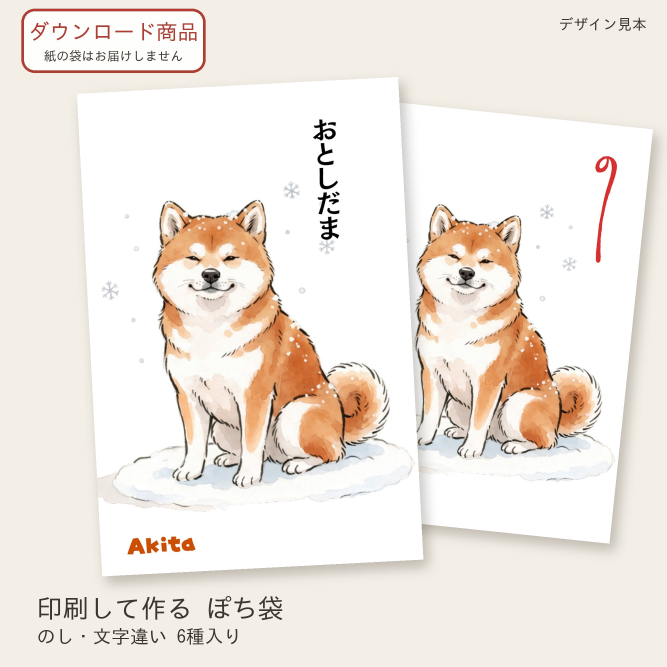
#> input picture shop/listing_akita_1.jpg, 2000 x 2000 px, given in place of 140.jpg, which was not available (shown at 1/3 size)
$ python make_maltipoo_images.py
#> lines starting #> are read from the running program, lines starting #| are printed output that depends on the picture; after the words box and inside, x2 and y2 are one past the last pixel; in counts of white or black regions, pixels touching at a corner belong together; pictures that were not available may be replaced by others from this repository, and a replacement may not be noted
### shop/make_listing_variants.py
"""商品画像: 6種類(のしのみ・おとしだま・ありがとう・おめでとう・こころばかり・無地)を並べる。
Canvaの画面のスクリーンショットから、左の袋の表だけを切り出す。"""
from pathlib import Path
import numpy as np
from PIL import Image, ImageDraw, ImageFilter, ImageFont

ROOT = Path(__file__).parent
D = Path("/tmp/claude-0/-home-user-my-first-repo/02cb9a5c-e2c2-5947-887e-aad52a1618eb/images")
FONT = "/usr/share/fonts/opentype/ipafont-gothic/ipag.ttf"
BG, INK = (244, 239, 230), (60, 52, 48)
S = 2000
ITEMS = [("78.jpg", "のしのみ"), ("81.jpg", "おとしだま"), ("79.jpg", "ありがとう"),
         ("80.jpg", "おめでとう"), ("76.jpg", "こころばかり"), ("77.jpg", "無地(手書き用)")]


def front(path):
    im = Image.open(path).convert("RGB")
    a = np.asarray(im).astype(int)
    g = (a.max(axis=2) < 200) & (a.min(axis=2) > 80) & ((a.max(axis=2) - a.min(axis=2)) < 25)
    H, W = g.shape
    best = (0, 0, 0)
    for y in range(int(H * 0.03), int(H * 0.4)):
        xs = np.nonzero(g[y, : W // 2])[0]
        if len(xs) < 100:
            continue
        r = max(np.split(xs, np.nonzero(np.diff(xs) > 3)[0] + 1), key=len)
        if len(r) > best[0]:
            best = (len(r), y, r[0])
    L, y, x = best
    k = L / 52.0
    x0, y0 = x - 6 * k, y + 20 * k
    pad = 1.2 * k  # 折り目の線を入れない
    return im.crop((int(x0 + pad), int(y0 + pad), int(x0 + 64 * k - pad), int(y0 + 95 * k - pad)))


# [19 lines left out: function main, not called in this run]


# [3 lines that do not run on import are left out]

### shop/make_maltipoo_images.py
"""マルプーの商品画像(1枚目のデザイン見本)。"""
from pathlib import Path
from PIL import Image, ImageDraw, ImageFilter, ImageFont
import sys
sys.path.insert(0, str(Path(__file__).parent))
import make_listing_variants as mv

ROOT = Path(__file__).parent
BG, INK = (244, 239, 230), (60, 52, 48)
FONT = "/usr/share/fonts/opentype/ipafont-gothic/ipag.ttf"
S = 2000
c = Image.new("RGBA", (S, S), BG + (255,))
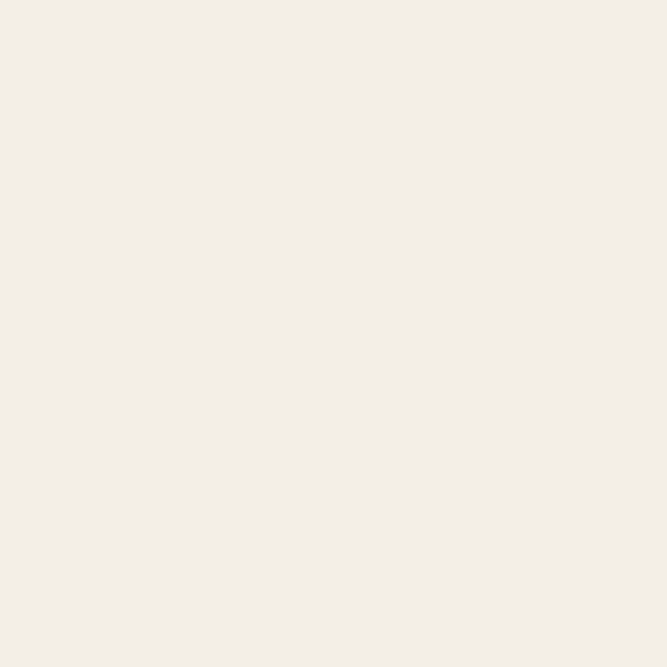
#> c: PIL image 2000x2000 RGBA (shown at 1/3 size); mean R, G, B, A 244, 239, 230, 255
d = ImageDraw.Draw(c)
f = lambda n: ImageFont.truetype(FONT, n)


def card(fn, h, angle):
    im = mv.front(mv.D / fn)
    im = im.resize((int(im.width * h / im.height), h), Image.LANCZOS).convert("RGBA")
    return im.rotate(angle, expand=True, resample=Image.BICUBIC)


def put(im, x, y):
    sh = Image.new("RGBA", c.size, (0, 0, 0, 0))
    a = im.getchannel("A").point(lambda v: 70 if v else 0)
    sh.paste((60, 45, 30, 255), (x + 14, y + 20), a)
    c.alpha_composite(sh.filter(ImageFilter.GaussianBlur(18)))
    c.alpha_composite(im, (x, y))


put(card("140.jpg", 1250, -6), 1000, 300)
#> in front, im is the input picture: PIL image 2000x2000 RGB; mean R, G, B 240.8, 233.2, 225.2
#> in front, `g = (a.max(axis=2) < 200) & (a.min(axis=2) > 80) & ((a.max(axis=2) - a..`:
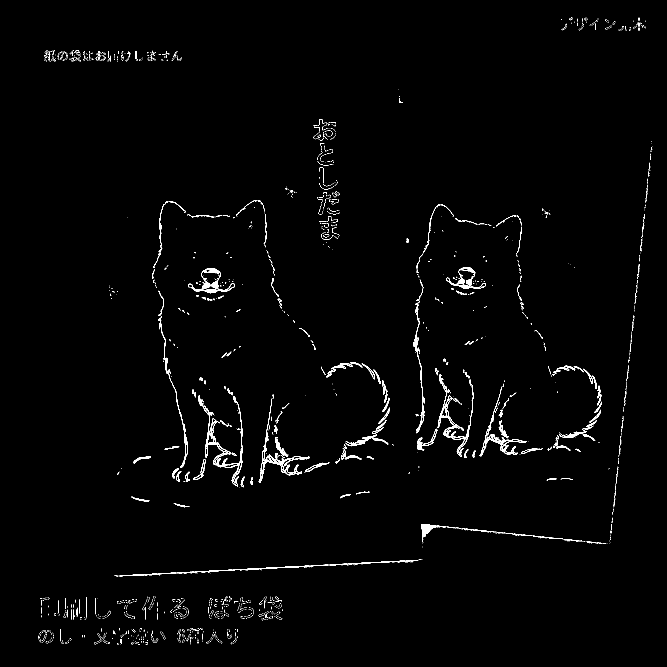
#> g: shape (2000, 2000) bool (shown at 1/3 size); 1.1% white in thin lines or dots, all inside (x1, y1, x2, y2) = (115, 51, 1957, 1934)
#> after the loop in front, `for y in range(int(H * 0.03), int(H * 0.4)):`: best = (0, 0, 0)
#> in front, `L, y, x = best`: L = 0
#> (the run stopped early here; a loop or call above may not have finished)

$ run again, on shop/listing_akita_3.jpg
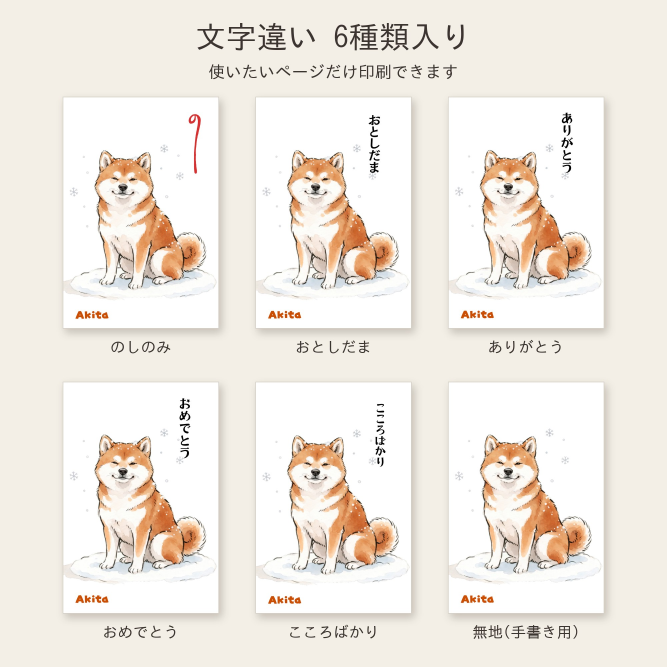
#> input picture shop/listing_akita_3.jpg, 2000 x 2000 px, given in place of 140.jpg, which was not available (shown at 1/3 size)
#> in front, im is the input picture: PIL image 2000x2000 RGB; mean R, G, B 240.6, 234.1, 226.1
#> in front, `g = (a.max(axis=2) < 200) & (a.min(axis=2) > 80) & ((a.max(axis=2) - a..`:
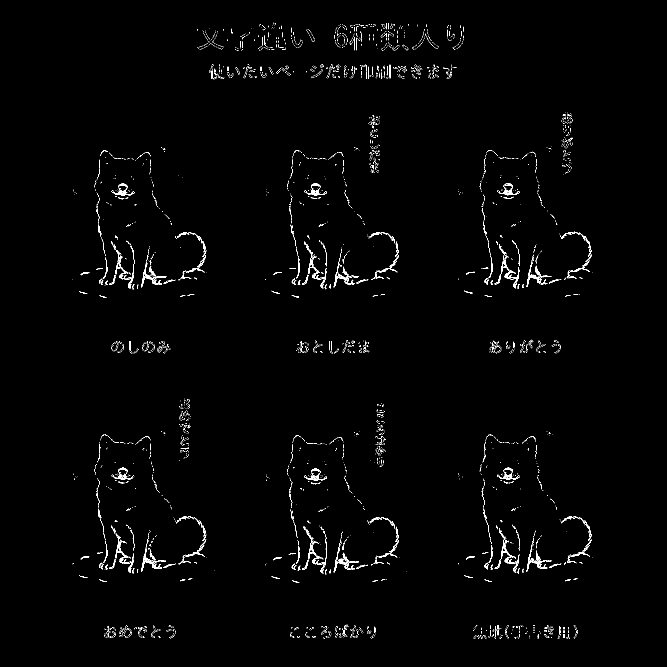
#> g: shape (2000, 2000) bool (shown at 1/3 size); 0.9% white in thin lines or dots, all inside (x1, y1, x2, y2) = (218, 68, 1777, 1917)
#> the loop in front, `for y in range(int(H * 0.03), int(H * 0.4)):` made 740 passes
#> xs on passes 9 to 11: [821], [820, 824, 825, 826], [820, 826]
#> after the loop in front, `for y in range(int(H * 0.03), int(H * 0.4)):`: best = (0, 0, 0)
#> L = 0
